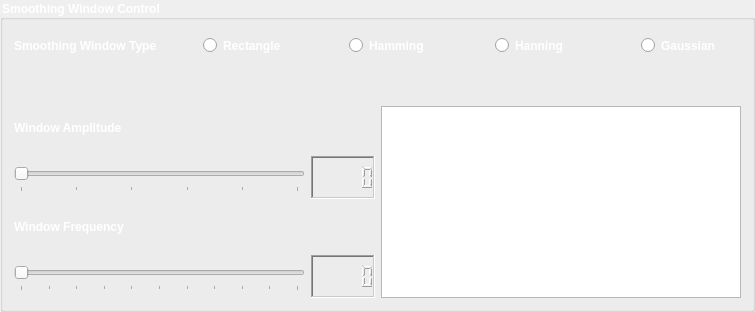
                   <widget class="QGroupBox" name="groupBox_2">
                    <property name="font">
                     <font>
                      <pointsize>9</pointsize>
                      <weight>75</weight>
                      <bold>true</bold>
                     </font>
                    </property>
                    <property name="styleSheet">
                     <string notr="true">color: rgb(255, 255, 255);</string>
                    </property>
                    <property name="title">
                     <string>Smoothing Window Control</string>
                    </property>
                    <layout class="QGridLayout" name="gridLayout_10">
                     <item row="2" column="1" rowspan="2">
                      <widget class="PlotWidget" name="Uniform_Range_Smoothing_Window_Graph">
                       <property name="minimumSize">
                        <size>
                         <width>0</width>
                         <height>182</height>
                        </size>
                       </property>
                      </widget>
                     </item>
                     <item row="3" column="0">
                      <layout class="QVBoxLayout" name="verticalLayout_6">
                       <item>
                        <widget class="QLabel" name="label_8">
                         <property name="font">
                          <font>
                           <weight>75</weight>
                           <bold>true</bold>
                          </font>
                         </property>
                         <property name="text">
                          <string>Window Frequency</string>
                         </property>
                        </widget>
                       </item>
                       <item>
                        <layout class="QHBoxLayout" name="horizontalLayout_8">
                         <item>
                          <widget class="QSlider" name="Uniform_Range_Window_Frequency_Slider">
                           <property name="sizePolicy">
                            <sizepolicy hsizetype="Expanding" vsizetype="Fixed">
                             <horstretch>120</horstretch>
                             <verstretch>0</verstretch>
                            </sizepolicy>
                           </property>
                           <property name="minimumSize">
                            <size>
                             <width>0</width>
                             <height>29</height>
                            </size>
                           </property>
                           <property name="minimum">
                            <number>0</number>
                           </property>
                           <property name="maximum">
                            <number>10</number>
                           </property>
                           <property name="singleStep">
                            <number>0</number>
                           </property>
                           <property name="pageStep">
                            <number>0</number>
                           </property>
                           <property name="value">
                            <number>0</number>
                           </property>
                           <property name="sliderPosition">
                            <number>0</number>
                           </property>
                           <property name="tracking">
                            <bool>true</bool>
                           </property>
                           <property name="orientation">
                            <enum>Qt::Horizontal</enum>
                           </property>
                           <property name="invertedAppearance">
                            <bool>false</bool>
                           </property>
                           <property name="invertedControls">
                            <bool>false</bool>
                           </property>
                           <property name="tickPosition">
                            <enum>QSlider::TicksBelow</enum>
                           </property>
                           <property name="tickInterval">
                            <number>1</number>
                           </property>
                          </widget>
                         </item>
                         <item>
                          <widget class="QLCDNumber" name="Uniform_Range_Window_Amplitude_LCD">
                           <property name="enabled">
                            <bool>true</bool>
                           </property>
                           <property name="minimumSize">
                            <size>
                             <width>0</width>
                             <height>29</height>
                            </size>
                           </property>
                           <property name="font">
                            <font>
                             <weight>75</weight>
                             <bold>true</bold>
                            </font>
                           </property>
                           <property name="frameShape">
                            <enum>QFrame::WinPanel</enum>
                           </property>
                           <property name="frameShadow">
                            <enum>QFrame::Sunken</enum>
                           </property>
                           <property name="lineWidth">
                            <number>1</number>
                           </property>
                           <property name="segmentStyle">
                            <enum>QLCDNumber::Outline</enum>
                           </property>
                           <property name="intValue" stdset="0">
                            <number>0</number>
                           </property>
                          </widget>
                         </item>
                        </layout>
                       </item>
                      </layout>
                     </item>
                     <item row="1" column="0" colspan="2">
                      <spacer name="verticalSpacer_2">
                       <property name="orientation">
                        <enum>Qt::Vertical</enum>
                       </property>
                       <property name="sizeHint" stdset="0">
                        <size>
                         <width>20</width>
                         <height>40</height>
                        </size>
                       </property>
                      </spacer>
                     </item>
                     <item row="2" column="0">
                      <layout class="QVBoxLayout" name="verticalLayout_5">
                       <item>
                        <widget class="QLabel" name="label_7">
                         <property name="font">
                          <font>
                           <weight>75</weight>
                           <bold>true</bold>
                          </font>
                         </property>
                         <property name="text">
                          <string>Window Amplitude</string>
                         </property>
                        </widget>
                       </item>
                       <item>
                        <layout class="QHBoxLayout" name="horizontalLayout_7">
                         <item>
                          <widget class="QSlider" name="Uniform_Range_Window_Amplitude_Slider">
                           <property name="sizePolicy">
                            <sizepolicy hsizetype="Expanding" vsizetype="Fixed">
                             <horstretch>120</horstretch>
                             <verstretch>0</verstretch>
                            </sizepolicy>
                           </property>
                           <property name="minimumSize">
                            <size>
                             <width>0</width>
                             <height>29</height>
                            </size>
                           </property>
                           <property name="minimum">
                            <number>0</number>
                           </property>
                           <property name="maximum">
                            <number>5</number>
                           </property>
                           <property name="singleStep">
                            <number>0</number>
                           </property>
                           <property name="pageStep">
                            <number>0</number>
                           </property>
                           <property name="value">
                            <number>0</number>
                           </property>
                           <property name="sliderPosition">
                            <number>0</number>
                           </property>
                           <property name="tracking">
                            <bool>true</bool>
                           </property>
                           <property name="orientation">
                            <enum>Qt::Horizontal</enum>
                           </property>
                           <property name="invertedAppearance">
                            <bool>false</bool>
                           </property>
                           <property name="invertedControls">
                            <bool>false</bool>
                           </property>
                           <property name="tickPosition">
                            <enum>QSlider::TicksBelow</enum>
                           </property>
                           <property name="tickInterval">
                            <number>1</number>
                           </property>
                          </widget>
                         </item>
                         <item>
                          <widget class="QLCDNumber" name="Uniform_Range_Window_Amplitude_LCD_2">
                           <property name="enabled">
                            <bool>true</bool>
                           </property>
                           <property name="minimumSize">
                            <size>
                             <width>0</width>
                             <height>29</height>
                            </size>
                           </property>
                           <property name="font">
                            <font>
                             <weight>75</weight>
                             <bold>true</bold>
                            </font>
                           </property>
                           <property name="frameShape">
                            <enum>QFrame::WinPanel</enum>
                           </property>
                           <property name="frameShadow">
                            <enum>QFrame::Sunken</enum>
                           </property>
                           <property name="lineWidth">
                            <number>1</number>
                           </property>
                           <property name="segmentStyle">
                            <enum>QLCDNumber::Outline</enum>
                           </property>
                           <property name="intValue" stdset="0">
                            <number>0</number>
                           </property>
                          </widget>
                         </item>
                        </layout>
                       </item>
                      </layout>
                     </item>
                     <item row="0" column="0" colspan="2">
                      <layout class="QGridLayout" name="gridLayout_18">
                       <item row="0" column="0">
                        <widget class="QLabel" name="label_6">
                         <property name="font">
                          <font>
                           <weight>75</weight>
                           <bold>true</bold>
                          </font>
                         </property>
                         <property name="text">
                          <string>Smoothing Window Type</string>
                         </property>
                        </widget>
                       </item>
                       <item row="0" column="4">
                        <widget class="QRadioButton" name="Uniform_Range_Hamming_Radio_Button">
                         <property name="minimumSize">
                          <size>
                           <width>100</width>
                           <height>29</height>
                          </size>
                         </property>
                         <property name="font">
                          <font>
                           <weight>75</weight>
                           <bold>true</bold>
                          </font>
                         </property>
                         <property name="text">
                          <string>Hamming</string>
                         </property>
                        </widget>
                       </item>
                       <item row="0" column="5">
                        <spacer name="horizontalSpacer_11">
                         <property name="orientation">
                          <enum>Qt::Horizontal</enum>
                         </property>
                         <property name="sizeHint" stdset="0">
                          <size>
                           <width>40</width>
                           <height>20</height>
                          </size>
                         </property>
                        </spacer>
                       </item>
                       <item row="0" column="7">
                        <spacer name="horizontalSpacer_12">
                         <property name="orientation">
                          <enum>Qt::Horizontal</enum>
                         </property>
                         <property name="sizeHint" stdset="0">
                          <size>
                           <width>40</width>
                           <height>20</height>
                          </size>
                         </property>
                        </spacer>
                       </item>
                       <item row="0" column="1">
                        <spacer name="horizontalSpacer_8">
                         <property name="orientation">
                          <enum>Qt::Horizontal</enum>
                         </property>
                         <property name="sizeHint" stdset="0">
                          <size>
                           <width>40</width>
                           <height>20</height>
                          </size>
                         </property>
                        </spacer>
                       </item>
                       <item row="0" column="2">
                        <widget class="QRadioButton" name="Uniform_Range_Rectangle_Radio_Button">
                         <property name="minimumSize">
                          <size>
                           <width>100</width>
                           <height>29</height>
                          </size>
                         </property>
                         <property name="font">
                          <font>
                           <weight>75</weight>
                           <bold>true</bold>
                          </font>
                         </property>
                         <property name="text">
                          <string>Rectangle</string>
                         </property>
                        </widget>
                       </item>
                       <item row="0" column="6">
                        <widget class="QRadioButton" name="Uniform_Range_Hanning_Radio_Button_2">
                         <property name="minimumSize">
                          <size>
                           <width>100</width>
                           <height>29</height>
                          </size>
                         </property>
                         <property name="font">
                          <font>
                           <weight>75</weight>
                           <bold>true</bold>
                          </font>
                         </property>
                         <property name="text">
                          <string>Hanning</string>
                         </property>
                        </widget>
                       </item>
                       <item row="0" column="8">
                        <widget class="QRadioButton" name="Uniform_Range_Gaussian_Radio_Button">
                         <property name="minimumSize">
                          <size>
                           <width>100</width>
                           <height>29</height>
                          </size>
                         </property>
                         <property name="font">
                          <font>
                           <weight>75</weight>
                           <bold>true</bold>
                          </font>
                         </property>
                         <property name="text">
                          <string>Gaussian</string>
                         </property>
                        </widget>
                       </item>
                       <item row="0" column="3">
                        <spacer name="horizontalSpacer_10">
                         <property name="orientation">
                          <enum>Qt::Horizontal</enum>
                         </property>
                         <property name="sizeHint" stdset="0">
                          <size>
                           <width>40</width>
                           <height>20</height>
                          </size>
                         </property>
                        </spacer>
                       </item>
                      </layout>
                     </item>
                    </layout>
                   </widget>
